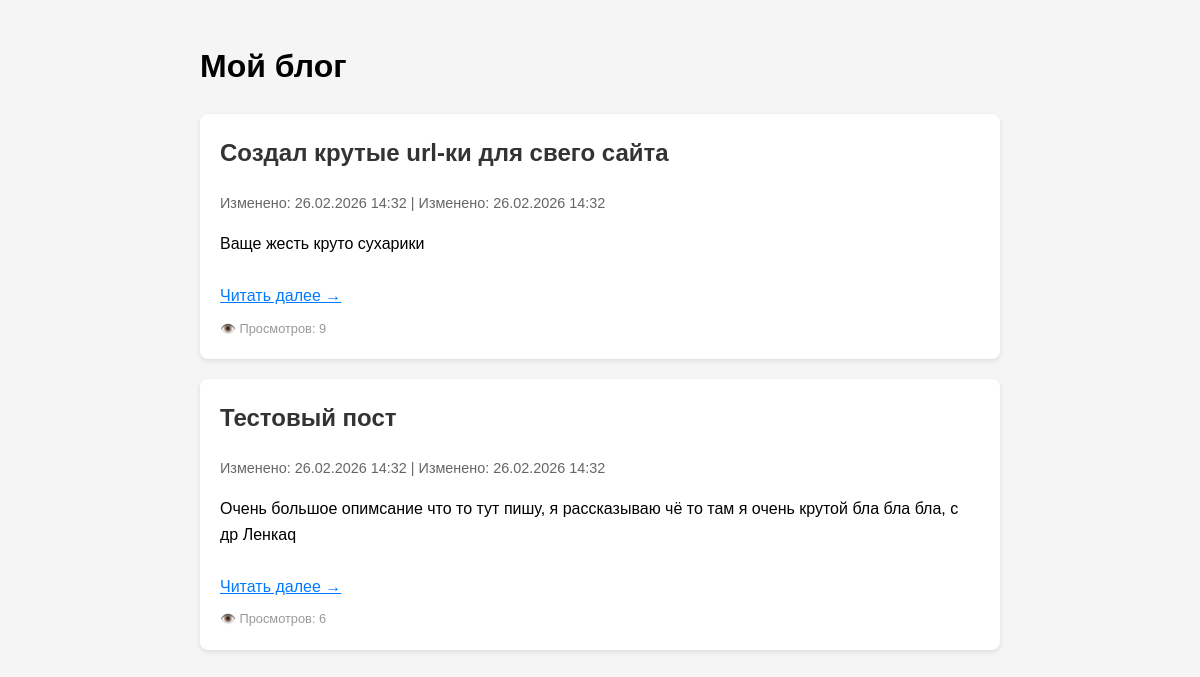
The page / on the database its author committed.
### blog/models.py (models this page shows, shortened)
class Post(models.Model):
    title = models.CharField('Заголовок', max_length=200)
    slug = models.SlugField('URL', max_length=200, unique=True, blank=True)
    content = models.TextField('Содержание')
    created_date = models.DateTimeField('Дата создания', default=timezone.now)
    published_date = models.DateTimeField('Дата публикации', blank=True, null=True)
    updated_date = models.DateTimeField('Дата обновления', auto_now=True)
    views = models.IntegerField('Просмотры', default=0)
    class Meta:
        verbose_name = 'Пост'
        verbose_name_plural = 'Посты'
        ordering = ['-created_date']

### blog/views.py (the view)
# urls.py: path('', views.post_list, name='post_list'),
def post_list(request):
    posts = Post.objects.all().order_by('-created_date')
    return render(request, 'blog/post_list.html', {'posts': posts})

### templates/blog/post_list.html (shortened to what this page needs)
<!doctype html>
<html lang="ru">
  <head>
  </head>
  <body>
    <div class="container">
      <h1>Мой блог</h1>
      {% for post in posts %}
      <div class="post">
        <h2>
          <a
            href="{% url 'post_detail' slug=post.slug %}"
            style="text-decoration: none; color: #333"
            >{{post.title}}</a
          >
        </h2>
        <div class="post-date">
            Изменено: {{ post.updated_date|date:"d.m.Y H:i" }}
            {% if post.updated_date %}
                | Изменено: {{ post.updated_date|date:"d.m.Y H:i" }}
            {% endif %}
        </div>
        <div class="post-content">
          {{ post.content|linebreaks|truncatewords:50 }}
        </div>
        <a
          href="{% url 'post_detail' slug=post.slug %}"
          style="display: inline-block; margin-top: 10px; color: #007bff"
        >
          Читать далее →
        </a>
        <div class="views">👁️ Просмотров: {{ post.views }}</div>
      </div>
      {% empty %}
      <p>Пока нет постов. Зайдите позже!</p>
      {% endfor %}
    </div>
  </body>
</html>

### templates/blog/post_list.html (style rules this page uses)
body { font-family: Arial, sans-serif; line-height: 1.6; margin: 0; padding: 20px; background-color: #f5f5f5; }
.container { max-width: 800px; margin: 0 auto; }
.post { background: white; border-radius: 8px; padding: 20px; margin-bottom: 20px; box-shadow: 0 2px 5px rgba(0, 0, 0, 0.1); }
.post h2 { margin-top: 0; color: #333; }
.post-date { color: #666; font-size: 0.9em; }
.post-content { margin-top: 15px; }
.views { color: #999; font-size: 0.8em; margin-top: 10px; }

### rows shown on the page
Post: title "Создал крутые url-ки для свего сайта", updated_date "26.02.2026 14:32", content "Ваще жесть круто сухарики", views "9"
Post: title "Тестовый пост", updated_date "26.02.2026 14:32", content "Очень большое опимсание что то тут пишу, я рассказываю чё то там я очень крутой бла бла бла, с др Ленкаq", views "6"
